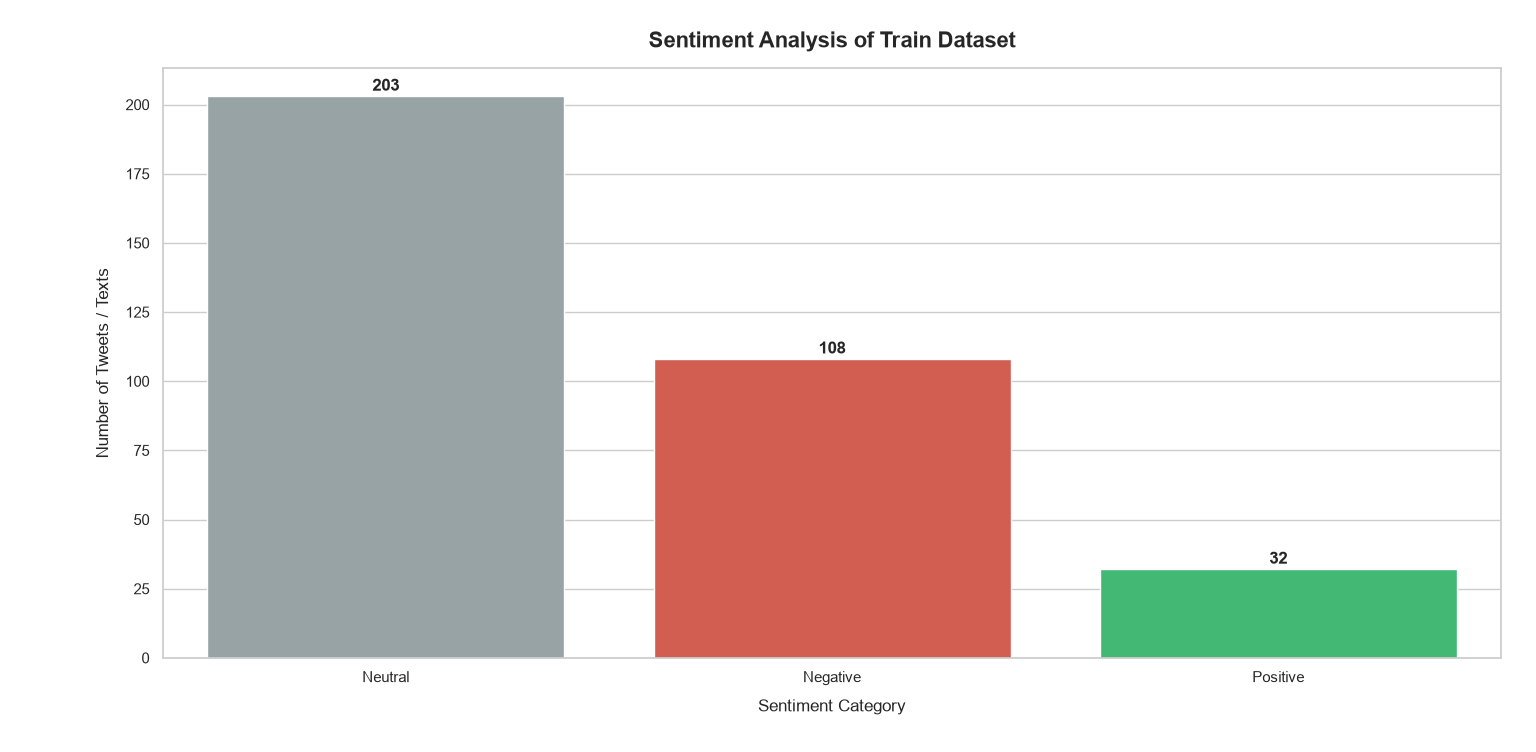

Write Python code to recreate this figure.
import pandas as pd
import matplotlib.pyplot as plt
import seaborn as sns
import nltk
from nltk.sentiment.vader import SentimentIntensityAnalyzer

# 1. Download the required lexicon for sentiment analysis
nltk.download('vader_lexicon')

# 2. Load the train dataset with error handling for malformed rows
try:
    # 'on_bad_lines="skip"' will ignore rows that cause parsing errors
    df = pd.read_csv('train.csv', on_bad_lines='skip', engine='python')
    print("Train Dataset loaded successfully (some malformed rows might have been skipped)!")
except FileNotFoundError:
    print("Error: 'train.csv' file not found. Please check the file name.")
    exit()
except Exception as e:
    print(f"An unexpected error occurred while loading the file: {e}")
    exit()

# 3. Identify the target column
# Checking common names like 'tweet' or 'text'. If different, change it here.
column_to_analyze = None
for col in ['tweet', 'text', 'Tweets', 'Text']:
    if col in df.columns:
        column_to_analyze = col
        break

if column_to_analyze is None:
    print("Error: Could not automatically find the text or tweet column.")
    print("Available columns in your train.csv are:", df.columns.tolist())
    exit()
else:
    print(f"Analyzing sentiment using the column: '{column_to_analyze}'")

# 4. Initialize the VADER Sentiment Analyzer
sia = SentimentIntensityAnalyzer()

def get_sentiment_category(text_data):
    if pd.isna(text_data):
        return 'Neutral'
    score = sia.polarity_scores(str(text_data))
    if score['compound'] >= 0.05:
        return 'Positive'
    elif score['compound'] <= -0.05:
        return 'Negative'
    else:
        return 'Neutral'

print("Running sentiment analysis on train dataset...")
df['Sentiment'] = df[column_to_analyze].apply(get_sentiment_category)

# 5. Generate and plot the graph
plt.figure(figsize=(8, 6))
sns.set_theme(style="whitegrid")
sentiment_counts = df['Sentiment'].value_counts()

sns.barplot(
    x=sentiment_counts.index, 
    y=sentiment_counts.values, 
    palette={'Positive': '#2ecc71', 'Neutral': '#95a5a6', 'Negative': '#e74c3c'}
)

plt.title('Sentiment Analysis of Train Dataset', fontsize=16, fontweight='bold', pad=15)
plt.xlabel('Sentiment Category', fontsize=12, labelpad=10)
plt.ylabel('Number of Tweets / Texts', fontsize=12, labelpad=10)

# Display counts on top of each bar
for i, value in enumerate(sentiment_counts.values):
    plt.text(i, value + (max(sentiment_counts.values) * 0.01), str(value), ha='center', fontweight='bold')

plt.tight_layout()

# Save the plot and display it
plt.savefig('train_sentiment_plot.png', dpi=300)
print("Graph successfully saved as 'train_sentiment_plot.png'!")
plt.show()
